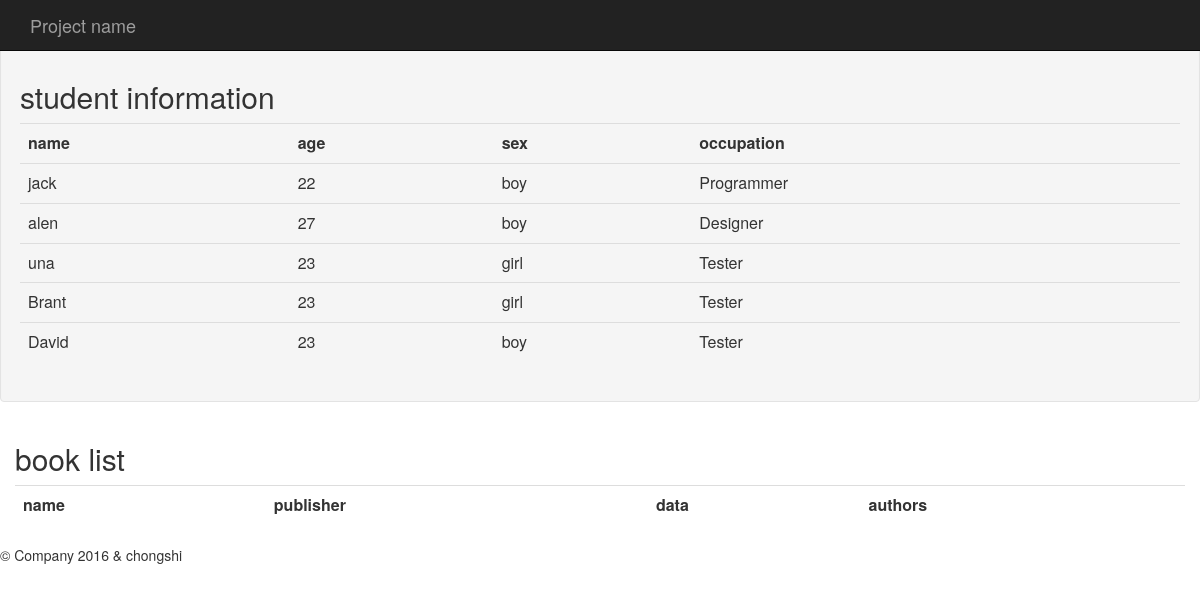
The app's page /student/, older data.
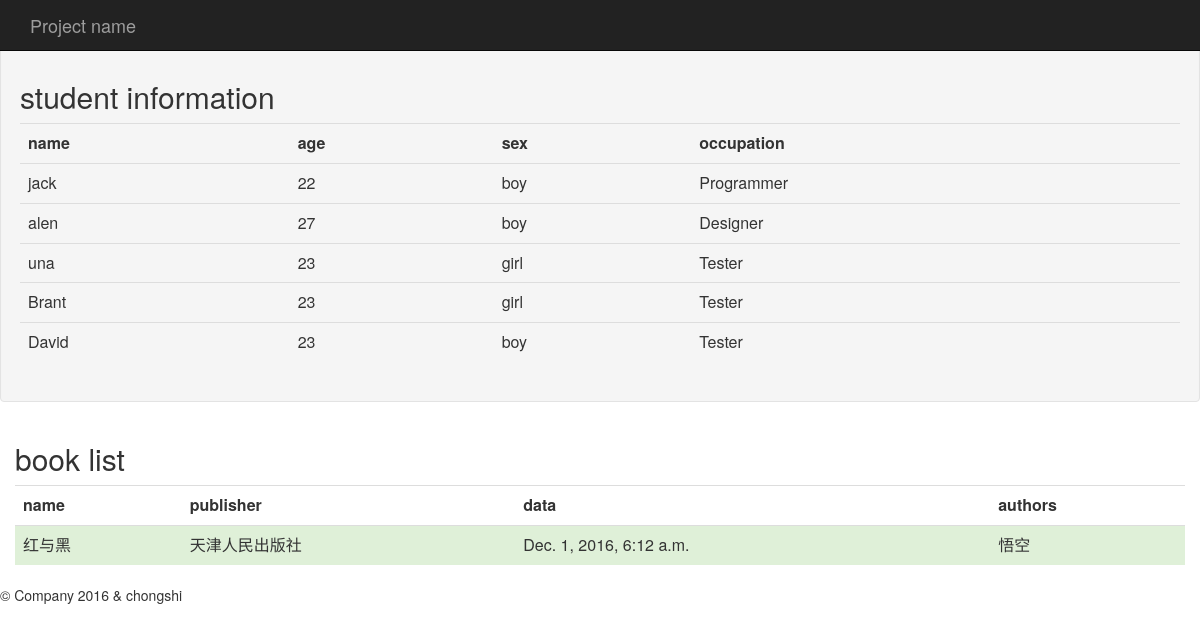
The same page, newer data.
### blog/models.py (models this page shows, shortened)
class Book(models.Model):
    title = models.CharField(max_length=100)
    authors = models.ManyToManyField(Author)
    publisher = models.ForeignKey(Publisher)
    publication_date = models.DateTimeField()

class Publisher(models.Model):
    name = models.CharField(max_length=30)
    address = models.CharField(max_length=50)
    city = models.CharField(max_length=60)
    state_province = models.CharField(max_length=30)
    country = models.CharField(max_length=50)
    website = models.URLField()

class Author(models.Model):
    first_name = models.CharField(max_length=30)
    last_name = models.CharField(max_length=40)
    email = models.EmailField()

### blog/views.py (the view)
# urls.py: url(r'^student/$', student)
def student(request):
    books=Book.objects.all()
    student = {
        'jack': [22, 'boy', 'Programmer'],
        'alen': [27, 'boy', 'Designer'],
        'una': [23, 'girl', 'Tester'],
        'Brant': [23, 'girl', 'Tester'],
        'David': [23, 'boy', 'Tester']
    }
    return render_to_response("student.html", {"student_list": student,"book_list":books})

### blog/templates/student.html (shortened to what this page needs)
<html lang="zh-CN">
<head>
    {% load bootstrap3 %}
    {% bootstrap_css %}
</head>
<body>
<nav class="navbar navbar-inverse navbar-fixed-top">
    <div class="container">
        <div class="navbar-header">
            <a class="navbar-brand" href="#">Project name</a>
        </div>
    </div>
</nav>
<br><br>
<div class="well">
    <h2>student information</h2>
    {% if student_list %}
        <table class='table'>
            <th>name</th>
            <th>age</th>
            <th>sex</th>
            <th>occupation</th>
            {% for k,v in student_list.items %}
                <tr>
                    <td>{{ k }} </td>
                    {% for i in v %}
                        <td>{{ i }} </td>
                    {% endfor %}
                </tr>
            {% endfor %}
        </table>
    {% endif %}
</div>
<div class="container">
    <div class="row">
        <h2>book list</h2>
        <table class='table'>
            <th>name</th>
            <th>publisher</th>
            <th>data</th>
            <th>authors</th>
            {% for book in book_list %}
                <tr class='success'>
                <td>{{ book.title }}</td>
                <td>{{ book.publisher.name }}</td>
                <td>{{ book.publication_date }}</td>
                <td>
                    {% for author in book.authors.values %}
                        {{ author.first_name }}
                    {% endfor %}
                </td>
            {% endfor %}
            </tr>
        </table>
    </div>
</div>
<footer>
    <p>&copy; Company 2016 & chongshi</p>
</footer>
</body>
</html>

Row changes from the older to the newer data that the page shows:
added Book: title "红与黑", publisher.name "天津人民出版社", publication_date "Dec. 1, 2016, 6:12 a.m."
added Author: first_name "悟空"
